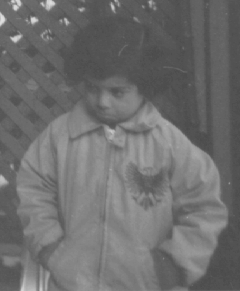
%> input picture Task1-ImageFilteringAndProcessing/Code/girlWithCoat.tif, 240 x 291 px
$ octave --eval "result = Laplacian('girlWithCoat.tif');"   (GNU Octave 9; MATLAB toolbox functions it lacks are replaced by stand-ins)
%> lines starting %> are read from the running program, lines starting %| are printed output that depends on the picture
function [image,output_image,filter ] = Laplacian(IM)
%> called with IM = 'girlWithCoat.tif'
image=rgb2gray(imread(IM));
%> image is the input picture: size 291x240 uint8; min 74, max 224, mean 110.3
imagefft=fft2(image);
%Gaussian filter
[m n]=size(image);
%> m = 291; n = 240
filter=zeros(m,n);
 D=zeros(m,n);
for i=1:m
    for j=1:n
        D(i,j)=sqrt(((i-(m/2))^2)+((j-(n/2))^2));
    end
end
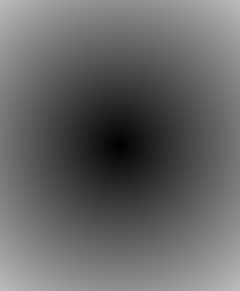
%> D: size 291x240 double; min 0.5, max 188.6, mean 101.9
%low pass filters
filter=fspecial('laplacian');
output_image = imfilter(image,filter,'replicate');
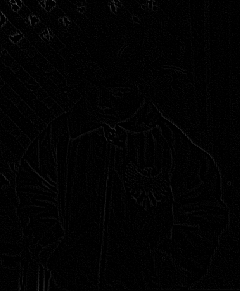
%> output_image: size 291x240 uint8; min 0, max 92, mean 2.4
end
